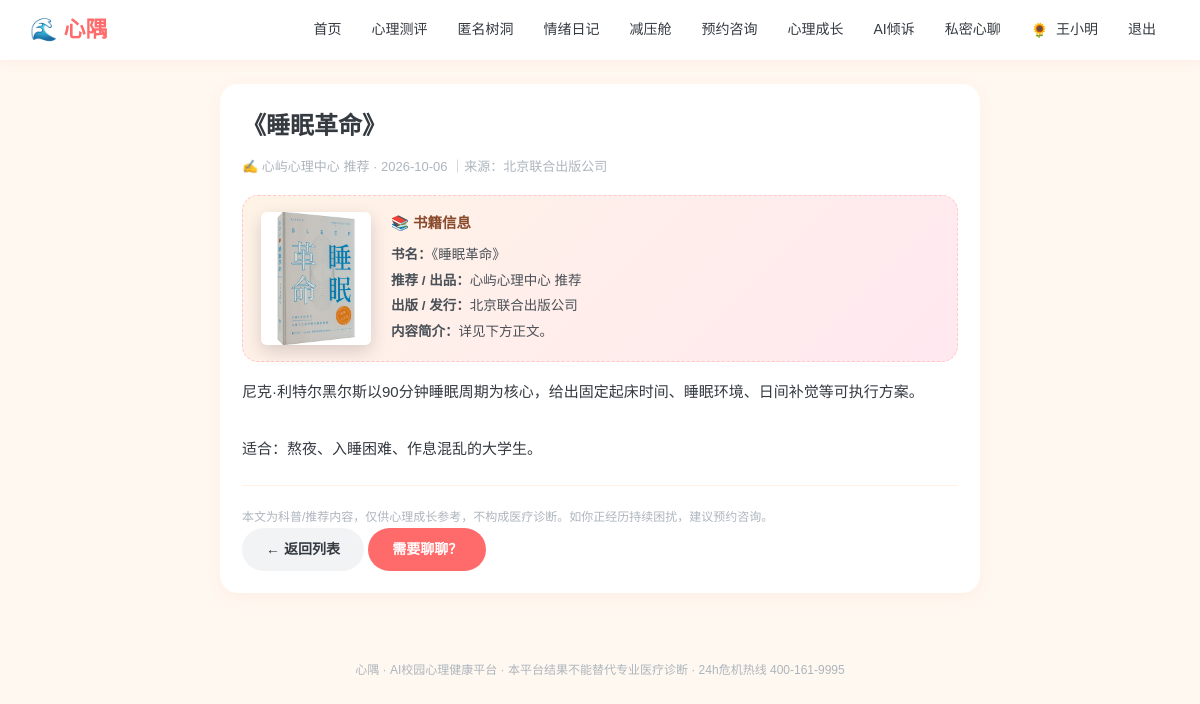
/learn/post/24 (signed in), run on the app's committed database.
### models.py (models this page shows, shortened)
class User(db.Model):
    __tablename__ = "users"
    id = db.Column(db.Integer, primary_key=True)
    username = db.Column(db.String(64), unique=True, nullable=False)
    password_hash = db.Column(db.String(256), nullable=False)
    role = db.Column(db.String(16), default="student")   #student/counselor
    real_name = db.Column(db.String(64), default="")
    gender = db.Column(db.String(8), default="")
    grade = db.Column(db.String(32), default="")
    major = db.Column(db.String(64), default="")
    phone = db.Column(db.String(32), default="")
    avatar = db.Column(db.String(16), default="🌻")
    avatar_type = db.Column(db.String(16), default="emoji")   #emoji/upload
    avatar_file = db.Column(db.String(128), default="")       #本地上传头像文件名
    profile_completed = db.Column(db.Boolean, default=False)  #首次登录是否已完成基本信息
    qualification_no = db.Column(db.String(64), default="")   # 注册系统编号/证书编号
    qualification_verified = db.Column(db.Boolean, default=False)
    student_id = db.Column(db.String(32), default="")
    school = db.Column(db.String(128), default="")
    college = db.Column(db.String(128), default="")
    class_name = db.Column(db.String(64), default="")
    enrollment_year = db.Column(db.String(8), default="")
    education_level = db.Column(db.String(32), default="")
    student_status = db.Column(db.String(32), default="")
    employee_id = db.Column(db.String(32), default="")
    teacher_title = db.Column(db.String(64), default="")
    department = db.Column(db.String(128), default="")
    qualification = db.Column(db.String(256), default="")
    intro = db.Column(db.String(512), default="")
    created_at = db.Column(db.DateTime, default=datetime.now)

class Resource(db.Model):
    __tablename__ = "resources"
    id = db.Column(db.Integer, primary_key=True)
    title = db.Column(db.String(128))
    category = db.Column(db.String(32), default="科普")
    summary = db.Column(db.String(256), default="")
    content = db.Column(db.Text, default="")
    author = db.Column(db.String(64), default="心隅心理中心")
    source = db.Column(db.String(128), default="")
    url = db.Column(db.String(256), default="")    #视频/书籍的外部观看或检索链接
    cover = db.Column(db.String(256), default="")     #书籍封面图片
    kind = db.Column(db.String(16), default="article")  #article/video/book
    created_at = db.Column(db.DateTime, default=datetime.now)

### app.py (the view)
@app.route("/learn/post/<int:rid>")
@login_required()
def learn_post(u, rid):
    r = db.session.get(Resource, rid)
    if not r:
        return redirect(url_for("learn"))
    return render_template("learn_post.html", u=u, r=r)

### app.py (called while the page is built)
def login_required(role=None):
    def decor(f):
        @wraps(f)
        def wrapper(*args,**kwargs):
            uid = session.get("uid")
            if not uid:
                return redirect(url_for("login", next=request.path))
            u = db.session.get(User, uid)
            if not u:
                session.clear()
                return redirect(url_for("login"))
            if not u.profile_completed and request.endpoint not in (
                    "profile", "logout", "static", "avatar_upload"):
                flash("首次登录请先完善你的基本信息", "warn")
                return redirect(url_for("profile"))
            if role and u.role != role:
                flash("该页面需要相应权限", "warn")
                return redirect(url_for("index"))
            return f(u, *args, **kwargs)
        return wrapper
    return decor

@app.context_processor
def inject_globals():
    uid = session.get("uid")
    u = db.session.get(User, uid) if uid else None
    def avatar_html(usr, cls="", emoji_cls=""):
        if usr and usr.avatar_type == "upload" and usr.avatar:
            return f'<img class="{cls}" src="{usr.avatar}" alt="头像">'
        return f'<span class="{emoji_cls}">{usr.avatar or "👤" if usr else "👤"}</span>'
    return {"now": datetime.now(), "u": u, "avatar_html": avatar_html}

### templates/learn_post.html (shortened to what this page needs)
{% extends "base.html" %}
{% block body %}
<div class="card" style="max-width:760px;margin:0 auto">
  <h1 style="font-size:24px">{{ r.title }}</h1>
  <div style="color:#adb5bd;font-size:13px;margin:10px 0 18px">
    ✍️ {{ r.author }} · {{ r.created_at.strftime('%Y-%m-%d') }}
    {% if r.source %}｜来源：{{ r.source }}{% endif %}
  </div>
  {% if r.kind == 'video' %}
  <div style="background:linear-gradient(135deg,#f3f9ff,#fff3e6);border:1px dashed #a5d8ff;border-radius:16px;padding:16px 18px;margin-bottom:16px">
    <div style="font-size:14.5px;font-weight:700;color:#1c4e80;margin-bottom:6px">🎬 本页为内容介绍 · 视频需前往原平台观看</div>
    <div style="font-size:13px;color:#495057;line-height:1.7;margin-bottom:12px">
      以下视频与音频引导均来自公开渠道（TED 官方演讲 / 哔哩哔哩等平台）。点击下方按钮即可前往原网页观看——
      本平台不缓存或转载视频文件，保证内容来源真实可追溯。
    </div>
    <a class="btn" target="_blank" rel="noopener" href="{{ r.url or 'https://www.ted.com/talks' }}" style="background:linear-gradient(120deg,#ff6b6b,#ff922b);border:none">
      ▶ 前往原网页观看{{ '' if r.url else '（TED 官方）' }}
    </a>
  </div>
  {% elif r.kind == 'book' %}
  <div style="display:flex;gap:20px;background:linear-gradient(135deg,#fff3e6,#ffe8f0);border:1px dashed #ffc9c9;border-radius:16px;padding:16px 18px;margin-bottom:16px;flex-wrap:wrap">
    {% if r.cover %}
    <img src="{{ url_for('static', filename=r.cover) }}" alt="{{ r.title }} 封面" style="width:110px;height:auto;border-radius:6px;box-shadow:0 6px 18px rgba(0,0,0,.16)">
    {% endif %}
    <div style="flex:1;min-width:200px">
      <div style="font-size:14.5px;font-weight:700;color:#8a4b2d;margin-bottom:6px">📚 书籍信息</div>
      <div style="font-size:13.5px;color:#495057;line-height:1.9">
        <b>书名：</b>{{ r.title }}<br>
        {% if r.author %}<b>推荐 / 出品：</b>{{ r.author }}<br>{% endif %}
        {% if r.source %}<b>出版 / 发行：</b>{{ r.source }}<br>{% endif %}
        <b>内容简介：</b>详见下方正文。
      </div>
    </div>
  </div>
  {% endif %}
  <div style="white-space:pre-wrap;line-height:1.9;font-size:15px">{{ r.content }}</div>
  <hr style="border:none;border-top:1px solid #fff1e6;margin:22px 0">
  <p style="font-size:12px;color:#adb5bd">
    本文为科普/推荐内容，仅供心理成长参考，不构成医疗诊断。如你正经历持续困扰，建议预约咨询。
  </p>
  <a class="btn btn-ghost" href="{{ url_for('learn', tab=r.kind) }}">← 返回列表</a>
  <a class="btn" href="{{ url_for('booking') }}">需要聊聊？</a>
</div>
{% endblock %}

### templates/base.html (shortened to what this page needs)
<!DOCTYPE html>
<html lang="zh-CN">
<head>
<link href="{{ url_for('static', filename='css/style.css') }}" rel="stylesheet">
</head>
<body>
<nav class="topnav">
  <div class="nav-inner">
    <a class="brand" href="{{ url_for('index') }}">🌊 心隅</a>
    <div class="nav-links">
      {% if u %}
        {% if u.role == 'student' %}
          <a href="{{ url_for('index') }}">首页</a>
          <a href="{{ url_for('assessments') }}">心理测评</a>
          <a href="{{ url_for('treehole') }}">匿名树洞</a>
          <a href="{{ url_for('mood') }}">情绪日记</a>
          <a href="{{ url_for('relax') }}">减压舱</a>
          <a href="{{ url_for('booking') }}">预约咨询</a>
          <a href="{{ url_for('learn') }}">心理成长</a>
          <a href="{{ url_for('chat') }}">AI倾诉</a>
          <a href="{{ url_for('rag_chat_page') }}" title="私密心聊：端侧离线·数据不出本机的一对一私人AI心理咨询">私密心聊</a>
        {% endif %}
        <a class="nav-user" href="{{ url_for('profile') }}" title="个人信息"><span class="nav-avatar-wrap">{{ avatar_html(u, cls="nav-avatar") | safe }}</span> {{ u.real_name or u.username }}</a>
        <a href="{{ url_for('logout') }}">退出</a>
      {% else %}
        <a href="{{ url_for('login') }}">登录</a>
        <a href="{{ url_for('register') }}">注册</a>
      {% endif %}
    </div>
  </div>
</nav>
<main class="container">{% block body %}{% endblock %}</main>
<footer class="footer">心隅 · AI校园心理健康平台 · 本平台结果不能替代专业医疗诊断 · 24h危机热线 400-161-9995</footer>
</body>
</html>

### static/css/style.css (style rules this page uses)
* { margin: 0; padding: 0; box-sizing: border-box; }
:root { --brand: #ff6b6b; --brand2: #ffa94d; --sky: #4dabf7; --mint: #51cf66; --sun: #ffd43b; --ink: #343a40; --ink2: #868e96; --bg: #fff8f0; --card: #ffffff; --soft: #fff1e6; }
body { font-family: "Microsoft YaHei", "PingFang SC", sans-serif; background: var(--bg); color: var(--ink); line-height: 1.65; }
a { color: var(--brand); text-decoration: none; }
.topnav { background: #fff; box-shadow: 0 2px 12px rgba(255,107,107,.08); position: sticky; top: 0; z-index: 100; }
.nav-inner { max-width: 1180px; margin: 0 auto; padding: 0 20px; height: 60px; display: flex; align-items: center; justify-content: space-between; }
.brand { font-size: 22px; font-weight: 800; color: var(--brand); display:flex; align-items:center; gap:6px; }
.nav-links { display: flex; gap: 2px; align-items: center; flex-wrap: wrap; }
.nav-links a { color: var(--ink); padding: 7px 14px; border-radius: 20px; font-size: 14px; font-weight: 500; transition: .2s; }
.nav-user { font-size: 13px; color: var(--ink2); padding: 0 8px; }
.nav-avatar-wrap { display: inline-flex; vertical-align: middle; margin-right: 4px; }
.container { max-width: 1180px; margin: 24px auto; padding: 0 20px; }
.footer { text-align: center; color: #adb5bd; font-size: 12px; padding: 28px; margin-top: 40px; }
.card { background: var(--card); border-radius: 18px; padding: 22px; box-shadow: 0 4px 16px rgba(255,107,107,.07); margin-bottom: 18px; }
.btn { display: inline-block; background: var(--brand); color: #fff; border: none; padding: 10px 24px; border-radius: 24px; font-size: 14px; cursor: pointer; font-weight: 600; transition:.2s; }
.btn-ghost { background:#f1f3f5; color:var(--ink); }

### data on the page
User: avatar_type+avatar "🌻", real_name "王小明"
Resource: title "《睡眠革命》", author "心屿心理中心 推荐", created_at "2026-10-06", source "北京联合出版公司", cover (picture), content "尼克·利特尔黑尔斯以90分钟睡眠周期为核心，给出固定起床时间、睡眠环境、日间补觉等可执行方案。 适合：熬夜、入睡困难、作息混乱的大学生。"
